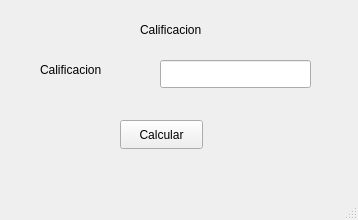
<?xml version="1.0" encoding="UTF-8"?>
<ui version="4.0">
 <class>MainWindow</class>
 <widget class="QMainWindow" name="MainWindow">
  <property name="geometry">
   <rect>
    <x>0</x>
    <y>0</y>
    <width>358</width>
    <height>220</height>
   </rect>
  </property>
  <property name="windowTitle">
   <string>MainWindow</string>
  </property>
  <widget class="QWidget" name="centralwidget">
   <widget class="QPushButton" name="btnCalcular">
    <property name="geometry">
     <rect>
      <x>120</x>
      <y>120</y>
      <width>83</width>
      <height>29</height>
     </rect>
    </property>
    <property name="text">
     <string>Calcular</string>
    </property>
   </widget>
   <widget class="QLineEdit" name="txtCalif">
    <property name="geometry">
     <rect>
      <x>160</x>
      <y>60</y>
      <width>151</width>
      <height>28</height>
     </rect>
    </property>
   </widget>
   <widget class="QLabel" name="label_3">
    <property name="geometry">
     <rect>
      <x>40</x>
      <y>60</y>
      <width>101</width>
      <height>20</height>
     </rect>
    </property>
    <property name="text">
     <string>Calificacion</string>
    </property>
   </widget>
   <widget class="QLabel" name="label_5">
    <property name="geometry">
     <rect>
      <x>140</x>
      <y>20</y>
      <width>91</width>
      <height>20</height>
     </rect>
    </property>
    <property name="text">
     <string>Calificacion</string>
    </property>
   </widget>
  </widget>
  <widget class="QMenuBar" name="menubar">
   <property name="geometry">
    <rect>
     <x>0</x>
     <y>0</y>
     <width>358</width>
     <height>25</height>
    </rect>
   </property>
  </widget>
  <widget class="QStatusBar" name="statusbar"/>
 </widget>
 <resources/>
 <connections/>
</ui>
